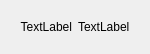
<?xml version="1.0" encoding="UTF-8"?>
<ui version="4.0">
 <class>WindowLayerInfo</class>
 <widget class="QWidget" name="WindowLayerInfo">
  <property name="geometry">
   <rect>
    <x>0</x>
    <y>0</y>
    <width>350</width>
    <height>55</height>
   </rect>
  </property>
  <property name="minimumSize">
   <size>
    <width>0</width>
    <height>0</height>
   </size>
  </property>
  <property name="windowTitle">
   <string>Info</string>
  </property>
  <layout class="QGridLayout" name="gridLayout">
   <property name="sizeConstraint">
    <enum>QLayout::SetFixedSize</enum>
   </property>
   <property name="leftMargin">
    <number>20</number>
   </property>
   <property name="topMargin">
    <number>20</number>
   </property>
   <property name="rightMargin">
    <number>20</number>
   </property>
   <property name="bottomMargin">
    <number>20</number>
   </property>
   <property name="horizontalSpacing">
    <number>6</number>
   </property>
   <property name="verticalSpacing">
    <number>3</number>
   </property>
   <item row="0" column="0">
    <widget class="QLabel" name="label">
     <property name="text">
      <string>TextLabel</string>
     </property>
     <property name="alignment">
      <set>Qt::AlignRight|Qt::AlignTrailing|Qt::AlignVCenter</set>
     </property>
    </widget>
   </item>
   <item row="0" column="1">
    <widget class="QLabel" name="label_2">
     <property name="text">
      <string>TextLabel</string>
     </property>
    </widget>
   </item>
  </layout>
 </widget>
 <resources/>
 <connections/>
</ui>
